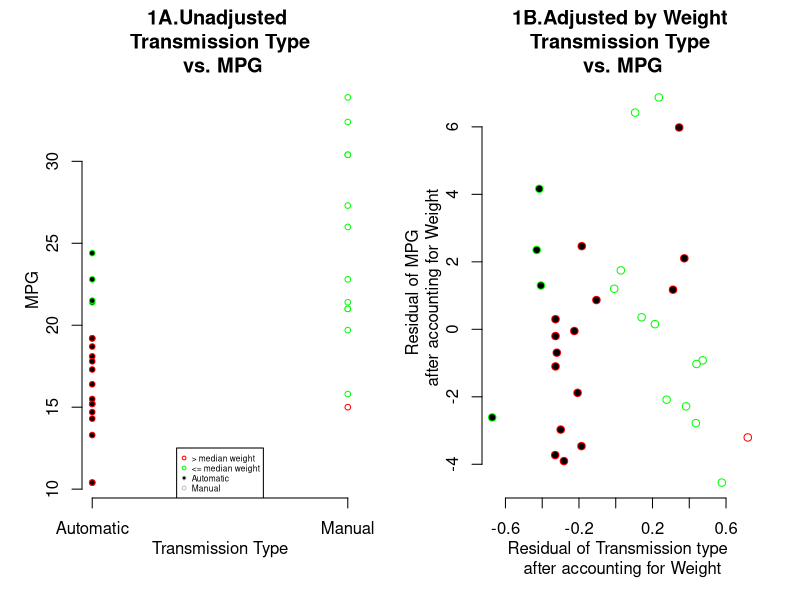
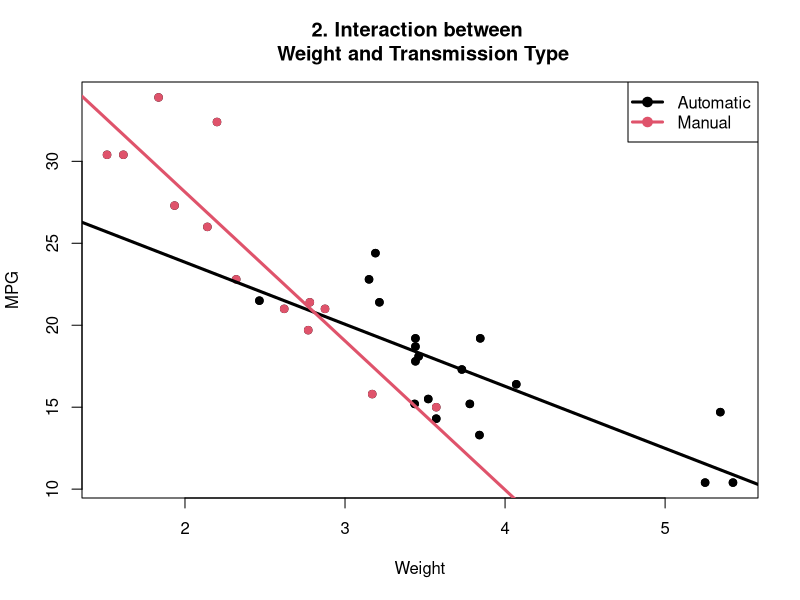
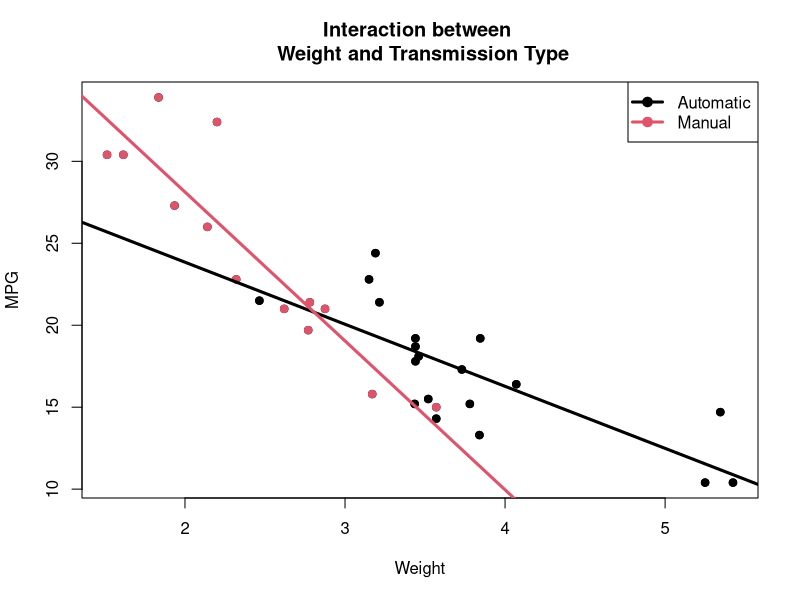

Here is the R script that generated these plots, in order:
## ---- chunk 1
setwd('~/Documents/Coursera/RegressionModels/MotorTrend'); library(datasets)
# Perform an exploratory analysis and visualize 
d = mtcars; d$am.f = as.factor(d$am) # (0 = automatic, 1 = manual)
mMPG.auto = round(mean(d$mpg[d$am.f=='0']),2); mMPG.man = round(mean(d$mpg[d$am.f=='1']),2);
sdMPG.auto = round(sd(d$mpg[d$am.f=='0']),2); sdMPG.man = round(sd(d$mpg[d$am.f=='1']),2);
dotCol = ifelse(d$wt>median(d$wt),'red','green'); dotBG = ifelse(d$am==0,'black','white')
png(file='Figure1.png', width=240, height=240, units="px", pointsize=8); par(mfrow = c(1, 2))
plot(mpg~am, data=d, pch=21, col=dotCol, bg=dotBG, mgp = c(2, 1, 0),
     main="1A.Unadjusted \n Transmission Type \n vs. MPG",
     xlab="Transmission Type", ylab="MPG", cex=.75, axes=FALSE)
axis(1, 0:1, c('Automatic','Manual'), cex=.75); axis(2)
legend('bottom',c('> median weight','<= median weight','Automatic','Manual'), 
       pch=21, cex = .5,col=c('red','green','grey','grey'), pt.bg=c(NA,NA,'black',NA))
plot(resid(lm(am~wt, data=d)), resid(lm(mpg~wt, data=d)), 
     pch=21, col=dotCol, bg=dotBG, axes=FALSE, ann=FALSE, xaxt='n')
title(main="1B.Adjusted by Weight\n Transmission Type \n vs. MPG"); 
title(ylab="Residual of MPG \n after accounting for Weight", mgp = c(2, 1, 0), cex=.75); 
title(xlab="Residual of Transmission type \n after accounting for Weight", mgp=c(3,1,0), cex=.75)
axis(1); axis(2); dev.off(); par(mfrow = c(1, 1))
## ---- chunk 2
# model fits (tables not shown to be space-conscious)
lm.simple = lm(mpg~am.f, data=d); # just am
lm.all = lm(mpg~., data=mtcars); # all variables
lm.mix = lm(mpg~am.f+wt, data = d); # am and wt
lmBoth <- lm(d$mpg ~ d$wt+d$am.f+d$wt*d$am.f) # interaction term
## ---- chunk 3
png(file='Figure2.png', width=160, height=160, units="px", pointsize=6); 
plot(d$wt,d$mpg,pch=19,ann=FALSE); points(d$wt,d$mpg,pch=19,col=((d$am.f=="1")*1+1))
abline(c(lmBoth$coeff[1],lmBoth$coeff[2]),col=1,lwd=3) # automatic
abline(c(lmBoth$coeff[1]+lmBoth$coeff[3], lmBoth$coeff[2]+lmBoth$coeff[4]),col=2,lwd=3) # manual
title(main="2. Interaction between \n Weight and Transmission Type"); title(ylab="MPG"); 
title(xlab="Weight"); 
legend('topright',c('Automatic','Manual'), pch=21, col=c(1,2), pt.bg=c(1,2), lwd=3); dev.off()
## ---- chunk 4
png(file='appendix1.png', width=240, height=240, units="px", pointsize=8); plot(d$wt,d$mpg,pch=19,ann=FALSE); points(d$wt,d$mpg,pch=19,col=((d$am.f=="1")*1+1)) # (1 = automatic, 2 = manual)
abline(c(lmBoth$coeff[1],lmBoth$coeff[2]),col=1,lwd=3) # automatic
abline(c(lmBoth$coeff[1]+lmBoth$coeff[3], lmBoth$coeff[2]+lmBoth$coeff[4]),col=2,lwd=3) # manual
title(main="Interaction between \n Weight and Transmission Type"); title(ylab="MPG"); title(xlab="Weight"); legend('topright',c('Automatic','Manual'), pch=21, col=c(1,2), pt.bg=c(1,2), lwd=3); dev.off()
